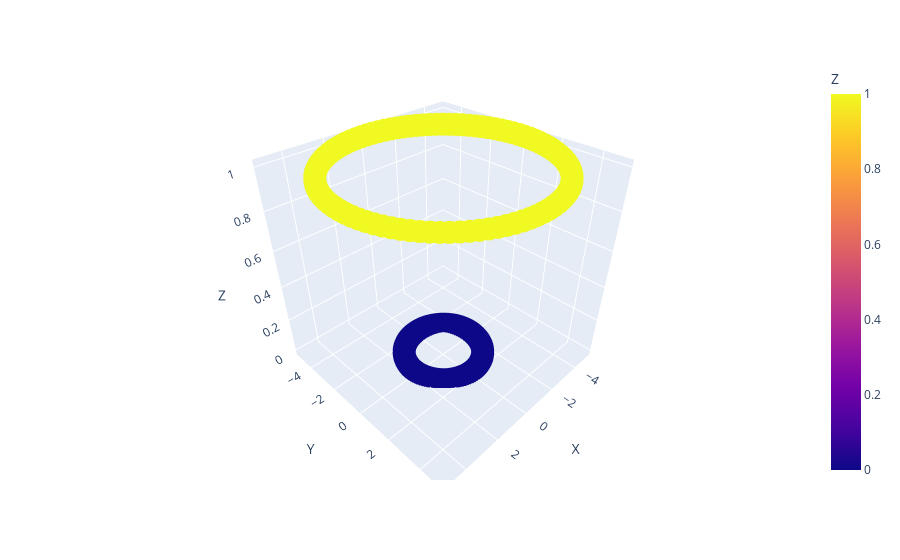

Notebook source saved alongside this figure:
### Markdown cell above
# GENERATE DATASET

### Code cell
import numpy as np
import torch
from classificationUtils import generate_dataset, plot_dataset

# generate dataset for clasification
X1,Y1,X2,Y2,X,Y = generate_dataset(n=100,r12=2,r34=5)
print(X.shape, Y.shape) #torch.Size([200, 2]) torch.Size([200, 1])

plot_dataset(X[:,0],X[:,1],Y[:,0])

### Figure 1 — Plotly figure (JSON) as saved in the notebook; plotly's stock layout.template omitted (floating-point values rounded to 4 significant figures; data arrays with more than 128 entries replaced by an {"elided": "..."} marker saying what was removed)
{"data": [{"hovertemplate": "X=%{x}<br>Y=%{y}<br>Z=%{marker.color}<extra></extra>", "legendgroup": "", "marker": {"color": {"elided": "200 int values"}, "coloraxis": "coloraxis", "symbol": "circle"}, "mode": "markers", "name": "", "scene": "scene", "showlegend": false, "type": "scatter3d", "x": {"elided": "200 float values"}, "y": {"elided": "200 float values"}, "z": {"elided": "200 int values"}}], "layout": {"coloraxis": {"colorbar": {"title": {"text": "Z"}}, "colorscale": [[0, "#0d0887"], [0.1111, "#46039f"], [0.2222, "#7201a8"], [0.3333, "#9c179e"], [0.4444, "#bd3786"], [0.5556, "#d8576b"], [0.6667, "#ed7953"], [0.7778, "#fb9f3a"], [0.8889, "#fdca26"], [1, "#f0f921"]]}, "legend": {"tracegroupgap": 0}, "margin": {"t": 60}, "scene": {"domain": {"x": [0, 1], "y": [0, 1]}, "xaxis": {"title": {"text": "X"}}, "yaxis": {"title": {"text": "Y"}}, "zaxis": {"title": {"text": "Z"}}}}}
